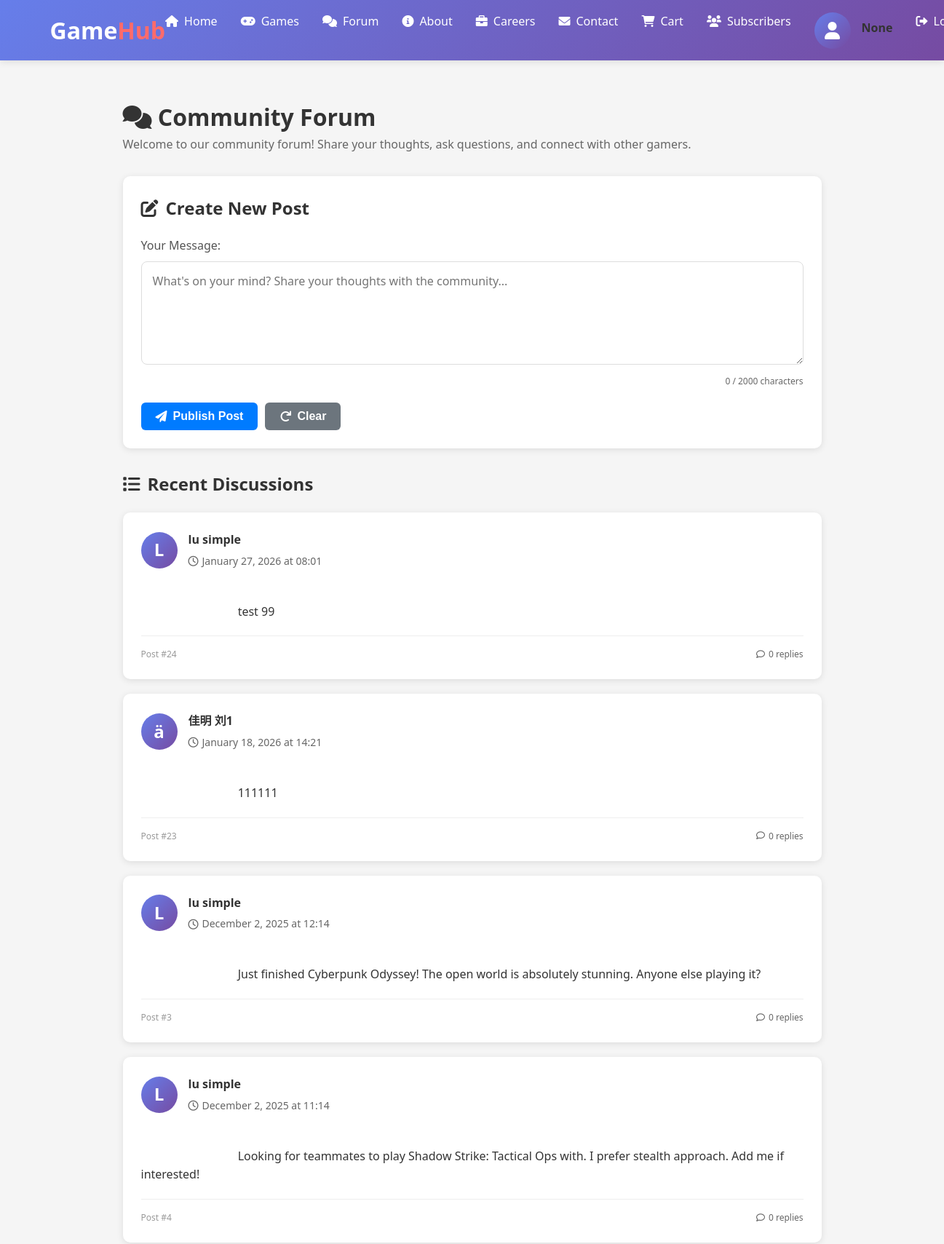
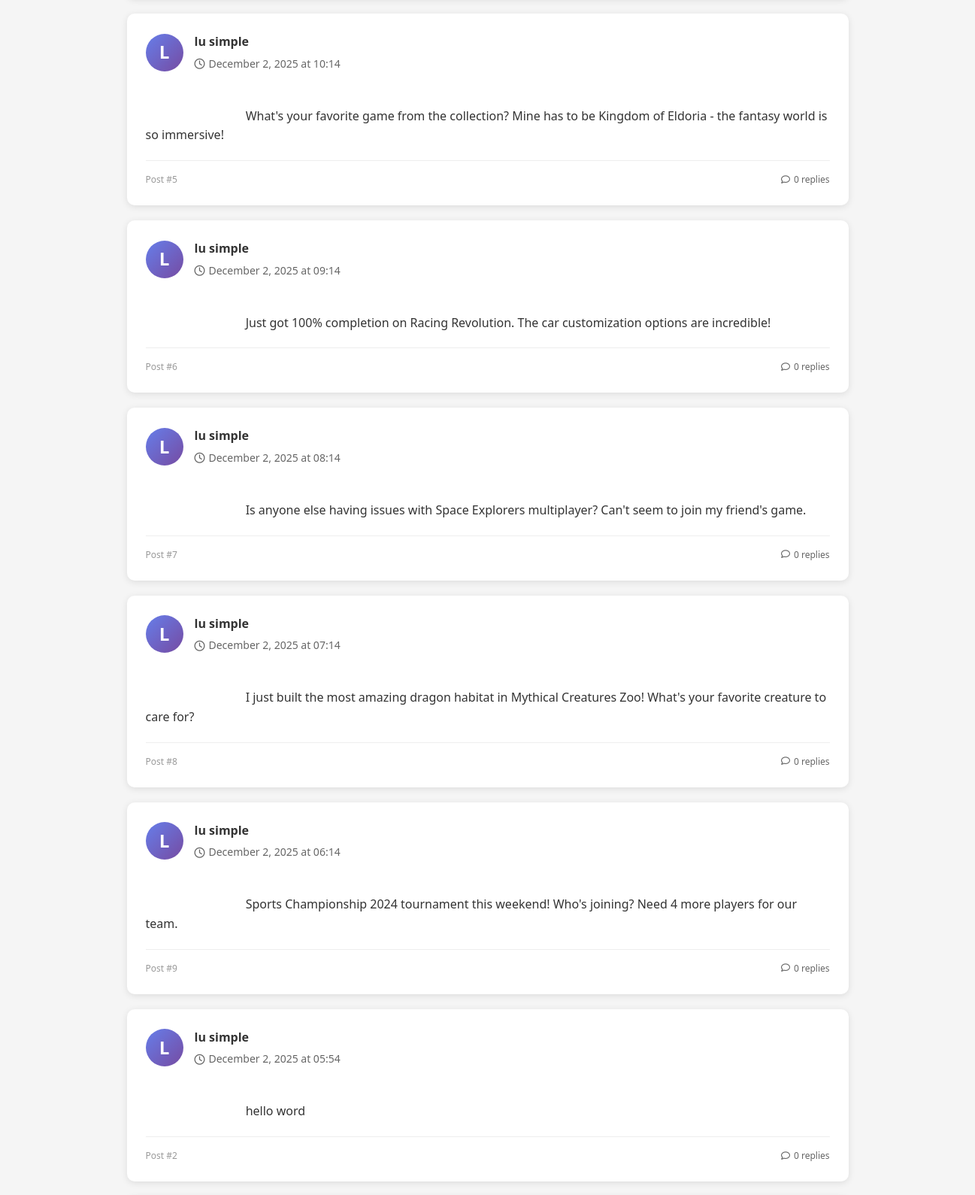
/w13/forum.php (signed in, upper part), run on the app's committed database (2 pictures, top to bottom).
### tables this page shows
CREATE TABLE `forum_posts` (
  `id` int(11) NOT NULL,
  `user_id` int(11) NOT NULL,
  `content` text NOT NULL,
  `created_at` timestamp NULL DEFAULT current_timestamp()
);

CREATE TABLE `wp9k_fc_subscribers` (
  `id` bigint(20) UNSIGNED NOT NULL,
  `user_id` bigint(20) UNSIGNED DEFAULT NULL,
  `hash` varchar(90) DEFAULT NULL,
  `contact_owner` bigint(20) UNSIGNED DEFAULT NULL,
  `company_id` bigint(20) UNSIGNED DEFAULT NULL,
  `prefix` varchar(192) DEFAULT NULL,
  `first_name` varchar(192) DEFAULT NULL,
  `last_name` varchar(192) DEFAULT NULL,
  `email` varchar(190) NOT NULL,
  `timezone` varchar(192) DEFAULT NULL,
  `address_line_1` varchar(192) DEFAULT NULL,
  `address_line_2` varchar(192) DEFAULT NULL,
  `postal_code` varchar(192) DEFAULT NULL,
  `city` varchar(192) DEFAULT NULL,
  `state` varchar(192) DEFAULT NULL,
  `country` varchar(192) DEFAULT NULL,
  `ip` varchar(40) DEFAULT NULL,
  `latitude` decimal(10,8) DEFAULT NULL,
  `longitude` decimal(10,8) DEFAULT NULL,
  `total_points` int(10) UNSIGNED NOT NULL DEFAULT 0,
  `life_time_value` int(10) UNSIGNED NOT NULL DEFAULT 0,
  `phone` varchar(50) DEFAULT NULL,
  `status` varchar(50) NOT NULL DEFAULT 'subscribed',
  `contact_type` varchar(50) DEFAULT 'lead',
  `source` varchar(50) DEFAULT NULL,
  `avatar` varchar(192) DEFAULT NULL,
  `date_of_birth` date DEFAULT NULL,
  `created_at` timestamp NULL DEFAULT NULL,
  `last_activity` timestamp NULL DEFAULT NULL,
  `updated_at` timestamp NULL DEFAULT NULL
);

### w13/includes/database.php (called while the page is built, shortened)
<?php
class Database {
    private $conn;
    public function __construct() {
        try {
            $dsn = "mysql:host=" . DB_HOST . ";dbname=" . DB_NAME . ";charset=utf8";
            $options = [
                PDO::ATTR_ERRMODE => PDO::ERRMODE_EXCEPTION,
                PDO::ATTR_DEFAULT_FETCH_MODE => PDO::FETCH_ASSOC,
                PDO::ATTR_EMULATE_PREPARES => false,
            ];
            $this->conn = new PDO($dsn, DB_USER, DB_PASS, $options);
        } catch(PDOException $e) {
            error_log("Database connection failed: " . $e->getMessage());
            throw new Exception("Database connection error. Please try again later.");
        }
    }
    public function query($sql, $params = []) {
        try {
            $this->stmt = $this->conn->prepare($sql);
            $this->stmt->execute($params);
            return $this->stmt;
        } catch(PDOException $e) {
            error_log("Query error: " . $e->getMessage() . " - SQL: " . $sql);
            throw new Exception("Database query error.");
        }
    }
    public function fetchAll($sql, $params = []) {
        $stmt = $this->query($sql, $params);
        return $stmt->fetchAll();
    }
}
?>

### w13/forum.php (the view, shortened to what this page needs)
<?php
require_once 'includes/database.php';
require_once 'includes/header.php';
try {
    $db = new Database();
    $posts = [];
    try {
        $sql = "SELECT
                    fp.id,
                    fp.user_id,
                    fp.content,
                    fp.created_at,
                    s.first_name,
                    s.last_name,
                    s.email,
                    CONCAT(s.first_name, ' ', s.last_name) as display_name
                FROM
                    forum_posts fp
                LEFT JOIN
                    wp9k_fc_subscribers s ON fp.user_id = s.id
                ORDER BY
                    fp.created_at DESC";
        $posts = $db->fetchAll($sql);
    } catch (Exception $e) {
        error_log("Forum query error: " . $e->getMessage());
        try {
            $sql = "SELECT * FROM forum_posts ORDER BY created_at DESC";
            $posts = $db->fetchAll($sql);
            foreach ($posts as &$post) {
                $post['first_name'] = 'User';
                $post['last_name'] = '';
                $post['display_name'] = 'User ' . $post['user_id'];
            }
        } catch (Exception $e2) {
            $error = "Unable to load forum posts. Please try again later.";
            error_log("Fallback forum query error: " . $e2->getMessage());
            $posts = [];
        }
    }
} catch (Exception $e) {
    $error = "Database connection error. Please try again later.";
    error_log("Forum database error: " . $e->getMessage());
    $posts = [];
}
?>
<div class="container forum-container">
    <h1><i class="fas fa-comments"></i> Community Forum</h1>
    <p class="forum-description">Welcome to our community forum! Share your thoughts, ask questions, and connect with other gamers.</p>
    <div class="forum-content">
        <div class="new-post-card">
            <h2><i class="fas fa-edit"></i> Create New Post</h2>
            <form method="POST" action="" id="postForm">
                <div class="form-group">
                    <label for="post_content">Your Message:</label>
                    <textarea id="post_content" name="post_content" rows="5"
                              placeholder="What's on your mind? Share your thoughts with the community..."
                              maxlength="2000"
                              required><?php echo isset($_POST['post_content']) ? htmlspecialchars($_POST['post_content']) : ''; ?></textarea>
                    <div class="char-counter">
                        <span id="charCount">0</span> / 2000 characters
                    </div>
                </div>
                <div class="form-actions">
                    <button type="submit" name="submit_post" class="btn btn-primary">
                        <i class="fas fa-paper-plane"></i> Publish Post
                    </button>
                    <button type="reset" class="btn btn-secondary">
                        <i class="fas fa-redo"></i> Clear
                    </button>
                </div>
            </form>
        </div>
        <div class="posts-section">
            <h2><i class="fas fa-list"></i> Recent Discussions</h2>
            <?php if (empty($posts)): ?>
                <div class="empty-state">
                    <i class="fas fa-comments-slash"></i>
                    <h3>No posts yet</h3>
                    <p>Be the first to start a discussion! Share your thoughts with the community.</p>
                </div>
            <?php else: ?>
                <div class="posts-list">
                    <?php foreach ($posts as $post): ?>
                        <div class="post-card">
                            <div class="post-header">
                                <div class="user-info">
                                    <div class="user-avatar">
                                        <?php
                                        if (!empty($post['first_name'])) {
                                            $first_letter = strtoupper(substr($post['first_name'], 0, 1));
                                        } elseif (!empty($post['display_name'])) {
                                            $first_letter = strtoupper(substr($post['display_name'], 0, 1));
                                        } else {
                                            $first_letter = 'U';
                                        }
                                        echo $first_letter;
                                        ?>
                                    </div>
                                    <div class="user-details">
                                        <div class="user-name">
                                            <?php
                                            if (!empty($post['display_name'])) {
                                                echo htmlspecialchars($post['display_name']);
                                            } elseif (!empty($post['first_name'])) {
                                                echo htmlspecialchars($post['first_name'] . ' ' . ($post['last_name'] ?? ''));
                                            } else {
                                                echo 'User ' . $post['user_id'];
                                            }
                                            ?>
                                        </div>
                                        <div class="post-time">
                                            <i class="far fa-clock"></i>
                                            <?php
                                            if (!empty($post['created_at'])) {
                                                echo date('F j, Y \a\t H:i', strtotime($post['created_at']));
                                            } else {
                                                echo 'Recently';
                                            }
                                            ?>
                                        </div>
                                    </div>
                                </div>
                            </div>
                            <div class="post-content">
                                <?php echo nl2br(htmlspecialchars($post['content'] ?? 'No content')); ?>
                            </div>
                            <div class="post-footer">
                                <span class="post-id">
                                    Post #<?php echo $post['id']; ?>
                                </span>
                                <span class="reply-count">
                                    <i class="far fa-comment"></i> 0 replies
                                </span>
                            </div>
                        </div>
                    <?php endforeach; ?>
                </div>
            <?php endif; ?>
        </div>
    </div>
</div>
<?php
require_once 'includes/footer.php';
?>

### w13/assets/css/style.css (style rules this page uses)
* { margin: 0; padding: 0; box-sizing: border-box; }
body { font-family: 'Segoe UI', Tahoma, Geneva, Verdana, sans-serif; line-height: 1.6; color: #333; background-color: #f5f5f5; }
.container { max-width: 1200px; margin: 0 auto; padding: 0 20px; }
.btn { display: inline-block; padding: 0.8rem 1.5rem; border-radius: 5px; text-decoration: none; font-weight: 600; transition: all 0.3s; border: none; cursor: pointer; font-size: 1rem; }
.btn-primary { background: linear-gradient(135deg, #667eea 0%, #764ba2 100%); color: white; }
.btn-secondary { background: #ff6b6b; color: white; }
.form-group { margin-bottom: 1.5rem; }
.form-group label { display: block; margin-bottom: 0.5rem; font-weight: 500; }
.form-group input, .form-group select, .form-group textarea { width: 100%; padding: 0.8rem; border: 1px solid #ddd; border-radius: 5px; font-size: 1rem; }
.form-group { position: relative; }

### w13/forum.php (style rules this page uses)
.forum-container { max-width: 1000px; margin: 0 auto; padding: 20px; }
.forum-description { color: #666; margin-bottom: 30px; font-size: 16px; line-height: 1.6; }
.forum-content { display: flex; flex-direction: column; gap: 30px; }
.new-post-card { background: white; border-radius: 10px; padding: 25px; box-shadow: 0 2px 10px rgba(0,0,0,0.1); }
.new-post-card h2 { margin-top: 0; margin-bottom: 20px; color: #333; display: flex; align-items: center; gap: 10px; }
.form-group { margin-bottom: 20px; }
.form-group label { display: block; margin-bottom: 8px; font-weight: 500; color: #555; }
.form-group textarea { width: 100%; padding: 15px; border: 1px solid #ddd; border-radius: 8px; font-size: 16px; font-family: inherit; resize: vertical; min-height: 120px; }
.char-counter { text-align: right; font-size: 12px; color: #666; margin-top: 5px; }
.form-actions { display: flex; gap: 10px; margin-top: 20px; }
.btn { padding: 10px 20px; border: none; border-radius: 6px; font-size: 16px; cursor: pointer; display: inline-flex; align-items: center; gap: 8px; transition: all 0.3s; }
.btn-primary { background: #007bff; color: white; }
.btn-secondary { background: #6c757d; color: white; }
.posts-section h2 { color: #333; margin-bottom: 20px; display: flex; align-items: center; gap: 10px; }
.posts-list { display: flex; flex-direction: column; gap: 20px; }
.post-card { background: white; border-radius: 10px; padding: 25px; box-shadow: 0 2px 10px rgba(0,0,0,0.1); transition: transform 0.3s, box-shadow 0.3s; }
.post-header { display: flex; justify-content: space-between; align-items: flex-start; margin-bottom: 20px; }
.user-info { display: flex; gap: 15px; align-items: center; }
.user-avatar { width: 50px; height: 50px; border-radius: 50%; background: linear-gradient(135deg, #667eea 0%, #764ba2 100%); display: flex; align-items: center; justify-content: center; color: white; font-size: 24px; font-weight: bold; flex-shrink: 0; }
.user-details { flex: 1; }
.user-name { font-weight: 600; color: #333; margin-bottom: 5px; display: flex; align-items: center; gap: 8px; }
.post-time { color: #666; font-size: 14px; display: flex; align-items: center; gap: 5px; }
.post-content { color: #333; line-height: 1.6; margin-bottom: 20px; font-size: 16px; white-space: pre-wrap; word-break: break-word; }
.post-footer { display: flex; justify-content: space-between; align-items: center; padding-top: 15px; border-top: 1px solid #eee; }
.post-id { font-size: 12px; color: #999; }
.reply-count { font-size: 12px; color: #666; display: flex; align-items: center; gap: 5px; }

### data on the page
forum_posts: wp9k_fc_subscribers.first_name "L", display_name "lu simple", created_at "January 27, 2026 at 08:01", content "test 99", id "24"
forum_posts: wp9k_fc_subscribers.first_name "ä", display_name "佳明 刘1", created_at "January 18, 2026 at 14:21", content "111111", id "23"
forum_posts: wp9k_fc_subscribers.first_name "L", display_name "lu simple", created_at "December 2, 2025 at 12:14", content "Just finished Cyberpunk Odyssey! The open world is absolutely stunning. Anyone else playing it?", id "3"
forum_posts: wp9k_fc_subscribers.first_name "L", display_name "lu simple", created_at "December 2, 2025 at 11:14", content "Looking for teammates to play Shadow Strike: Tactical Ops with. I prefer stealth approach. Add me if interested!", id "4"
forum_posts: wp9k_fc_subscribers.first_name "L", display_name "lu simple", created_at "December 2, 2025 at 10:14", content "What's your favorite game from the collection? Mine has to be Kingdom of Eldoria - the fantasy world is so immersive!", id "5"
forum_posts: wp9k_fc_subscribers.first_name "L", display_name "lu simple", created_at "December 2, 2025 at 09:14", content "Just got 100% completion on Racing Revolution. The car customization options are incredible!", id "6"
forum_posts: wp9k_fc_subscribers.first_name "L", display_name "lu simple", created_at "December 2, 2025 at 08:14", content "Is anyone else having issues with Space Explorers multiplayer? Can't seem to join my friend's game.", id "7"
forum_posts: wp9k_fc_subscribers.first_name "L", display_name "lu simple", created_at "December 2, 2025 at 07:14", content "I just built the most amazing dragon habitat in Mythical Creatures Zoo! What's your favorite creature to care for?", id "8"
forum_posts: wp9k_fc_subscribers.first_name "L", display_name "lu simple", created_at "December 2, 2025 at 06:14", content "Sports Championship 2024 tournament this weekend! Who's joining? Need 4 more players for our team.", id "9"
forum_posts: wp9k_fc_subscribers.first_name "L", display_name "lu simple", created_at "December 2, 2025 at 05:54", content "hello word", id "2"

### other printed values
$_SESSION['display_name'] "None"
